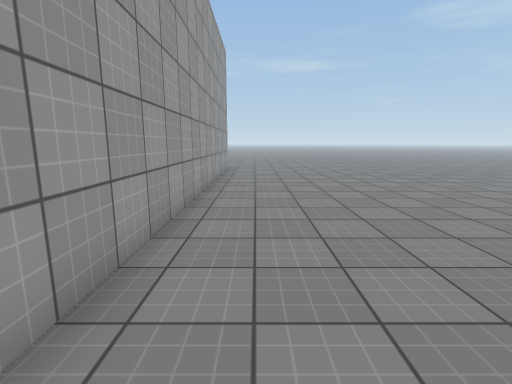
view 1 (above)

24 first-person views from a walk through a Unity game level. The camera is 1.4 m above the floor, tilts 10° down and sees 85° across. The floor is counted in squares, 1 m on a side. Each view is taken from the middle of a square. On the plan, view 1 faces up. The plan holds only what a view shows up to about 14 squares ahead; the rest is blank. The place goes on beyond the plan. Surface patterns are stand-ins for the level's own textures.

view 2
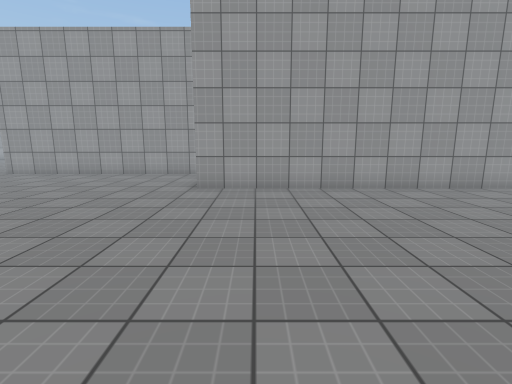

view 3
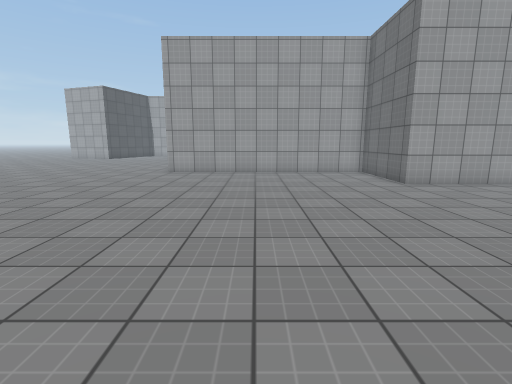

view 4
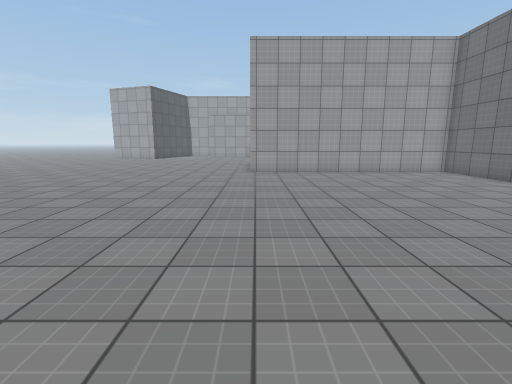

view 5
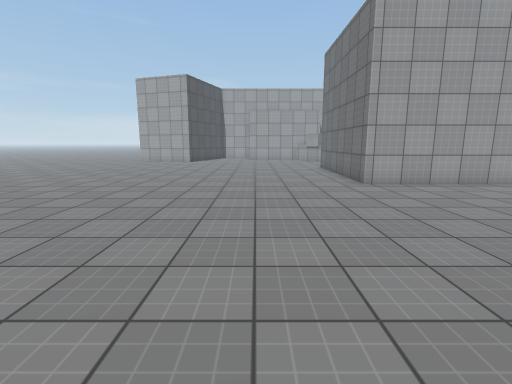

view 6
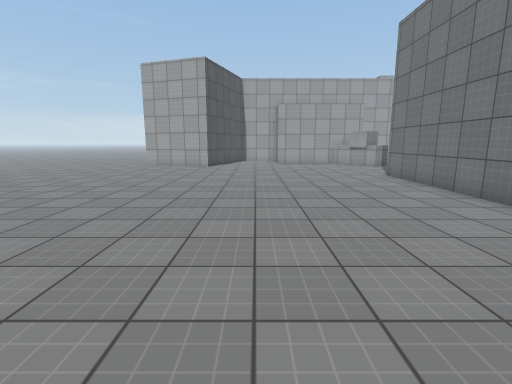

view 7
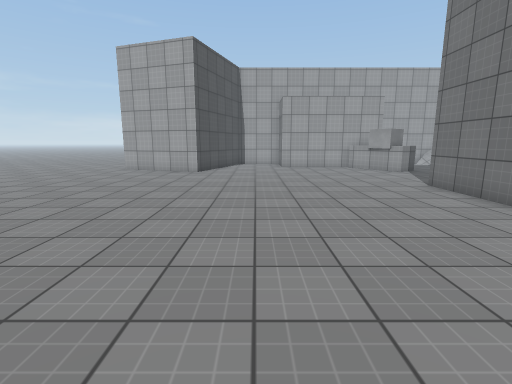

view 8
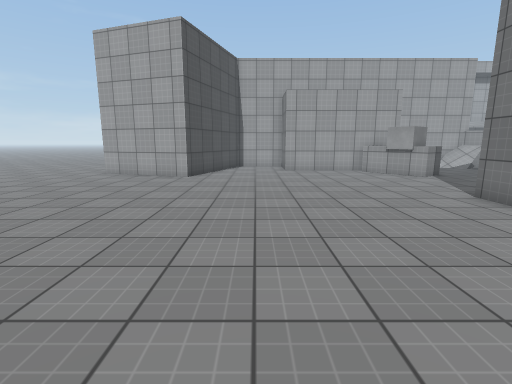

view 9
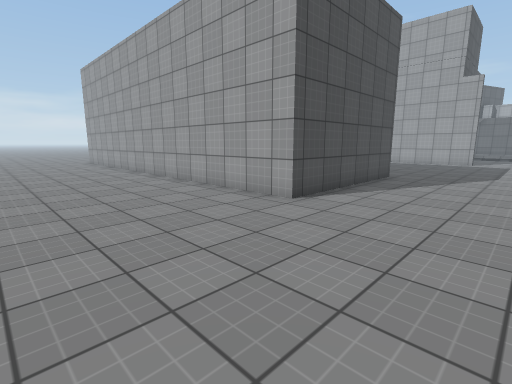

view 10
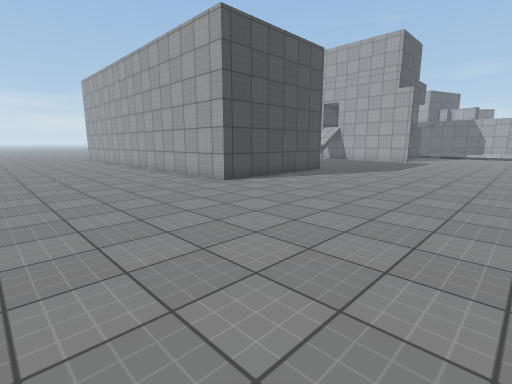

view 11
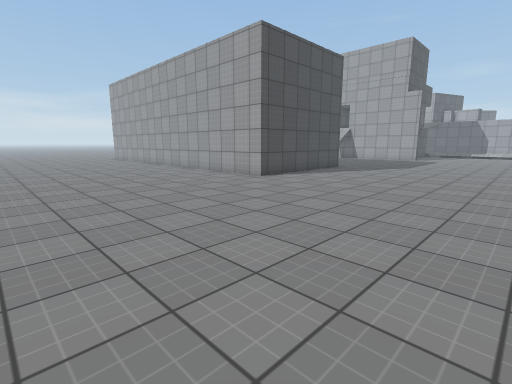

view 12
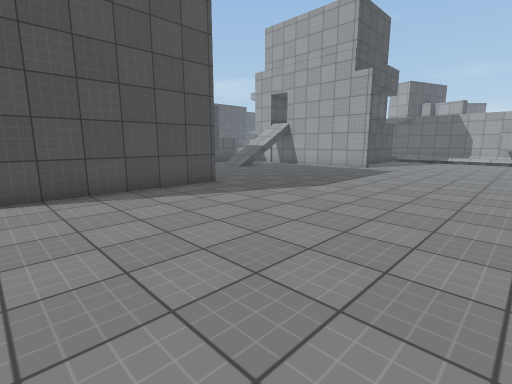

view 13
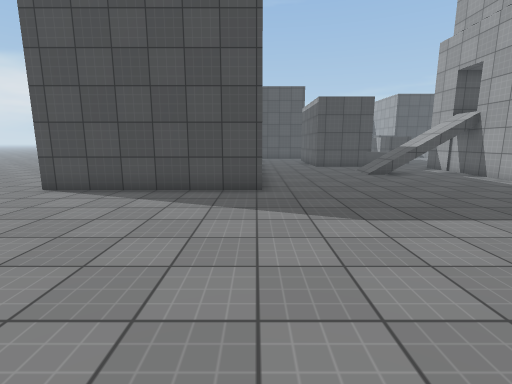

view 14
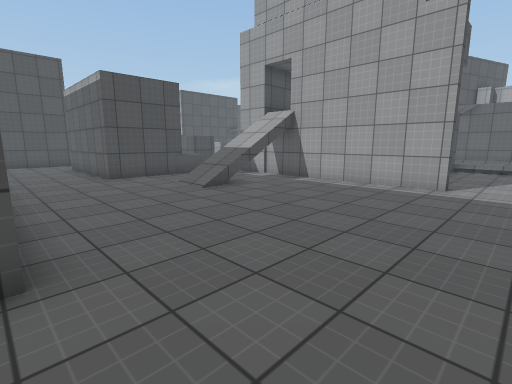

view 15
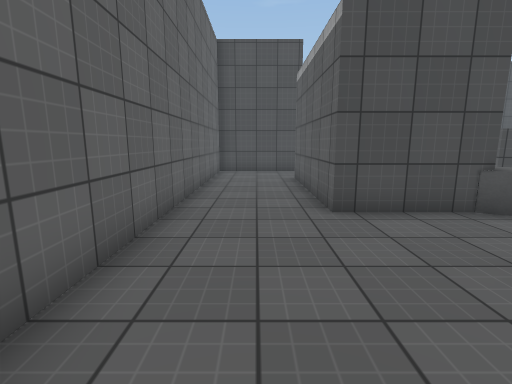

view 16
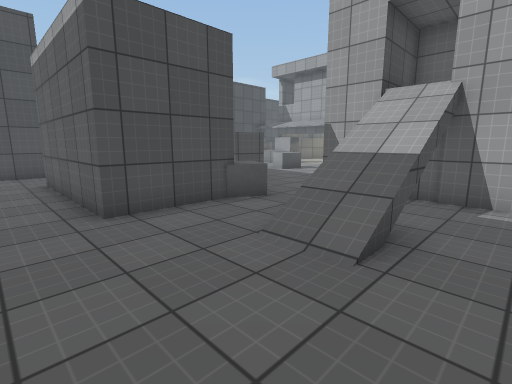

view 17
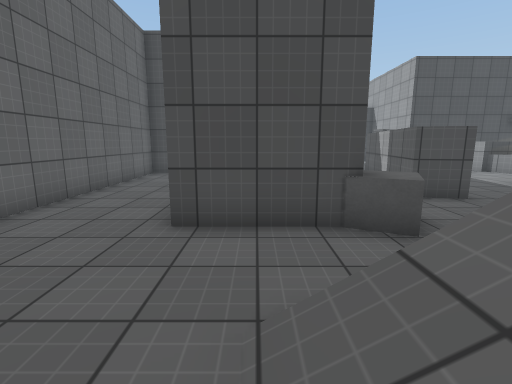

view 18
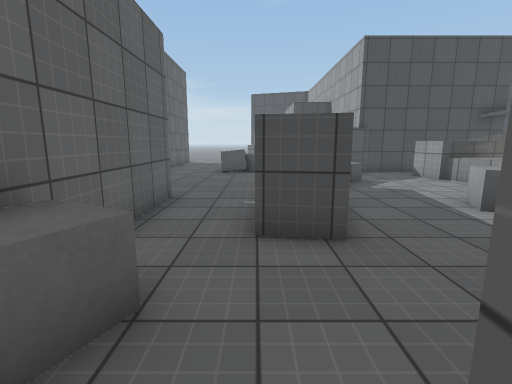

view 19
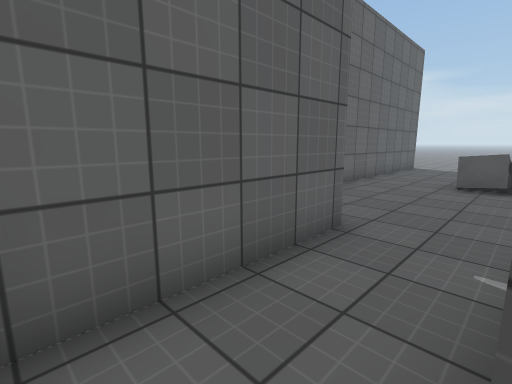

view 20
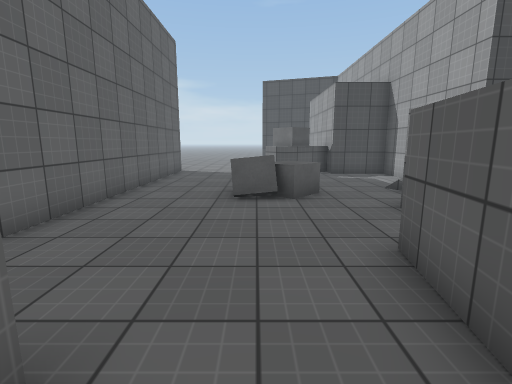

view 21
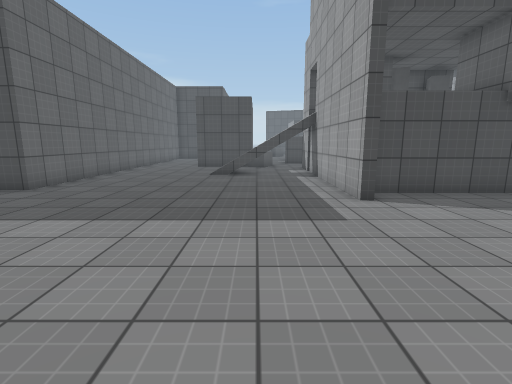

view 22
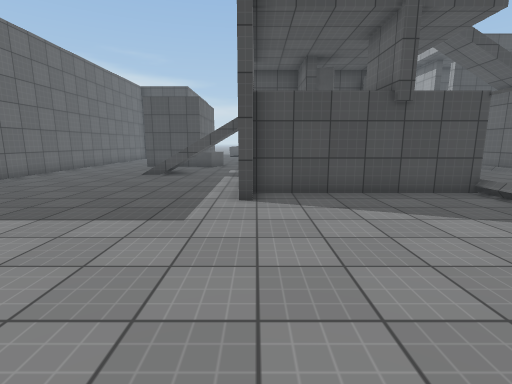

view 23
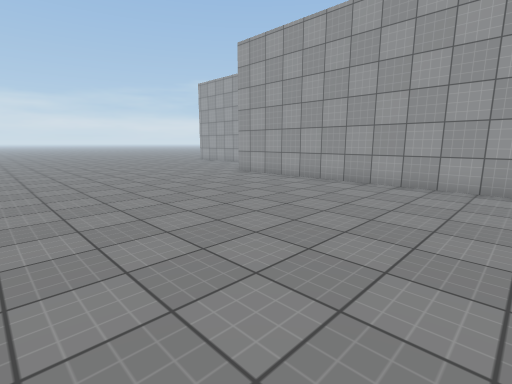

view 24
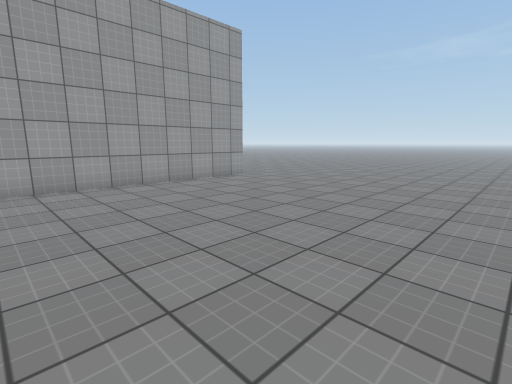

### Floor plan
Points are (right, up) in squares from view 1. A wall is a line through its corners. A room is listed if a view was taken in it or the views show most of it. See-through windows are left out.
Room 1 (views 1, 2, 3, 4, 5, 6, 7, 8, 9, 10, 11, 12, 13, 14, 15, 16, 17, 18, 19, 20, 21, 22, 23, 24)
walls: (-8.2, -1) (-8.2, 15.7) (-1.6, 15.7) (-1.6, -1.8) (-5.6, -1.8) (-5.6, -11.3) (-12.2, -11.3) (-12.2, -1) (-8.2, -1); (-14.8, 1.6) (-14.8, 6.6); (-14.5, 7.4) (-11.6, 7.4) (-11.6, 1.6); (-18.4, 5.2) (-17, 4.9) (-17.9, -0.6); (-16.8, 11.7) (-13.5, 11.7); (-18.6, 10) (-17.6, 10) (-17.6, 8.2); (-21.7, -4.4) (-21.7, -5.2); (-20.5, 12.2) (-20, 12.2); (-21.7, -8) (-21.7, -9.7) (-19.5, -9.7) (-19.5, -11.2); (-23.2, 10) (-21.6, 10); (-19.5, -10.6) (-17.3, -8.9) (-16.5, -10) (-18.9, -11.8); (-18, 17.2) (-17.6, 17.2) (-17.6, 11.4); (-21.7, 16.1) (-21.7, 14.5); (-24, 16.2) (-17.9, 16.2); (-19.3, -18.9) (-16.5, -19.8) (-17.4, -22.6)
ways out: opening at (-20, -1); opening at (-18, 6.5); opening at (-18, 11)
objects: block (-23, 11); block (-21, 12); block (-18, -11) to (-17, -10); block (-18, -5) to (-17, -4); block (-16, -5) to (-15, -4); block (-16, 7) to (-15, 8)

Positions as (right, up) in squares from view 1, and headings:
1: (0, 0), facing up
2: (7, 0), facing left
3: (8, -7), facing left
4: (8, -11), facing left
5: (4, -15), facing left
6: (0, -17), facing left
7: (-3, -17), facing left
8: (-5, -17), facing left
9: (4, 20), facing down-left
10: (5, 24), facing down-left
11: (7, 24), facing down-left
12: (-2, 24), facing down-left
13: (-8, 24), facing down
14: (-8, 19), facing down-left
15: (-10, 13), facing down
16: (-10, 13), facing down-left
17: (-13, 12), facing down
18: (-17, 9), facing down
19: (-17, 6), facing down-right
20: (-16, 3), facing down
21: (-15, 24), facing down
22: (-18, 24), facing down
23: (8, 9), facing down-left
24: (8, 7), facing up-left
